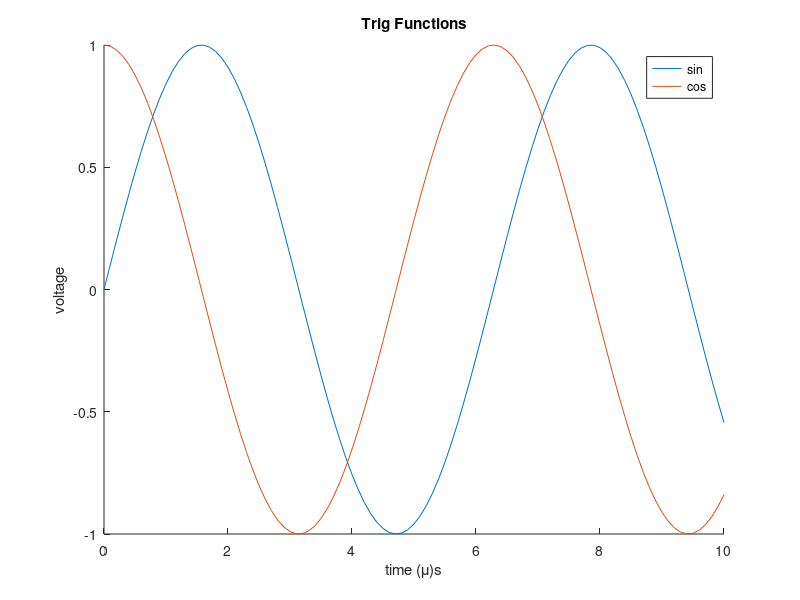

Write the MATLAB code that produced this figure. (Note: a time limit stopped this script after it produced the figure.)
%% Lesson 5a: Plotting
%
% We are going to go through several plotting schemes, and explore how you
% can customize plotting. We would go through 2D plotting, surface
% plotting, subplot, stem plot and 3D plotting
%
% In this file the `command syntax` style of functions will be used when
% possible, just to get you familiar with the style.
clear; clc; close all;

%% 2D plotting: line graphs
% In general, always annotate your plots appropriately! Use a title,
% axis labels, legends, etc. as necessary. Set appropriate bounds,
% appropriate scaling (e.g., linear vs. logarithmic), and the correct
% type of plot. We'll start simple with line plots.
x = -10:0.1:10;
y = x.^3;
y2 = x.^2;

hold on;    % plotting more than 1 plot on 1 figure rather than overwriting

plot(x, y, 'DisplayName', 'x^3');
plot(x, y2, 'DisplayName', 'x^2');

hold off;

xlabel 'x axis';
ylabel 'y axis';
title 'Example 1';
xlim([-10 10]);
ylim([-10 10]);
% axis([-10 10 -10 10]);
grid on;
legend show;                             % 'DisplayName does this

%% Example 2: Plotting sine and cosine
t = 0:.1:10;
d1 = sin(t);
d2 = cos(t);

figure;

% plot(t, [d1.' d2.']);
% plot(t, d1, t, d2);

hold on;
plot(t, d1);
plot(t, d2);
hold off;

title 'Trig Functions';

% We can use some LaTeX-like symbols like \mu, \beta, \pi, \leq, \infty.
% For full LaTeX support use the `Interpreter: latex` option
xlabel 'time (\mu)s';

ylabel voltage;
legend sin cos;

% Save to file; gcf() is "get current figure"
exportgraphics(gcf(), "sample_plot.png");

%% More plotting options
% Legends, axis ticks (and labels), LaTeX interpreter
figure;

% Options for changing line pattern and color.
% Don't need `hold on`/`hold off` if multiple lines plotted with a single
% `plot` function.
plot(t, d1, 'b-.', t, d2, 'rp');

title 'Trig Functions';
xlabel 'time ($\mu$s)' Interpreter latex
ylabel voltage;
legend('sin', 'cos');
xticks(0:pi/2:10);
xticklabels({'0', '\pi/2', '\pi', '3\pi/2', '2\pi', '5\pi/2', '3\pi'});

% Many other options availible for plotting. Check the documentation or
% search online for options.

%% Subplots
% Subplots exist for stylistic purposes. Let's say you have a signal and
% you want to plot the magnitude and phase of the signal itself. It would
% make more sense if the magnitude and phase plots exist in the same
% figure. There are several examples fo subplot below to explain how it
% works. Note that linear indexing of plots is different from normal linear
% indexing.

figure;
subplot(2,2,1);                   % subplot(# of rows, # of columns, index)
plot(t,d1);
hold on;
plot(t, d2);
title 'Normal plot';

subplot(2, 2, 2);                 % index runs down rows, not columns!
plot(t, d1, 'b-.', t, d2, 'rp');
title 'Customized plot';

%% Stem plots
% stem plots are particularly useful when you are representing digital
% signals, hence it is good (and necessary) to learn them too!
% subplot(2,2,[3 4])                % takes up two slots
subplot(2, 1, 2);
hold on;
stem(t, d1);
stem(t, d2);
hold off;
title 'Stem plots';

sgtitle Subplots;

%% Tiling -- like subplots but newer
figure;
tiledlayout(2, 2);

nexttile;
plot(t, d1);

nexttile;
plot(t, d2);

%% A 3-D parametric function
% A helix curve
t = linspace(0,10*pi);

figure;
plot3(sin(t), cos(t), t);
xlabel sin(t);
ylabel cos(t);
zlabel t;
text(0, 0, 0, 'origin');
grid on;
title Helix;

%% Surface plot
% A shaded look for 2-D functions
%
% $f(x) = x\exp -(x^2+y^2)$
a1 = -2:0.25:2;
b1 = a1;
[A1, B1] = meshgrid(a1);
F = A1.*exp(-A1.^2-B1.^2);

figure;
surf(A1,B1,F);

%% Mesh plot
% A wireframe look for 2-D functions
figure;
mesh(A1,B1,F);
